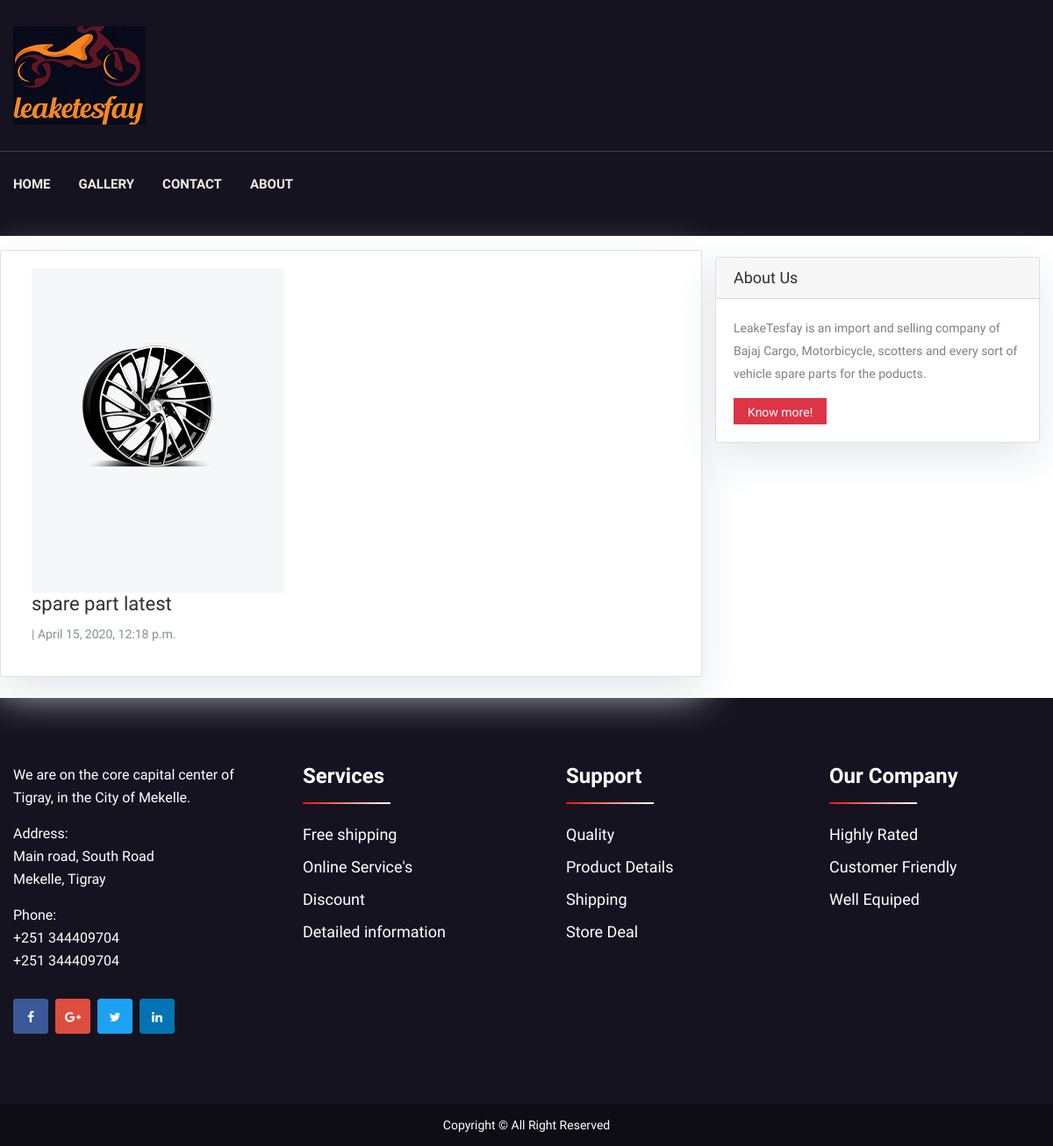
/post/spare-part-latest/, run on the app's committed database.
### blog/models.py (models this page shows, shortened)
class Post(models.Model):
    title = models.CharField(max_length=200, unique=True)
    image = models.ImageField(default='default.jpg', upload_to='profile_pics')
    slug = models.SlugField(max_length=200, unique=True)
    created_on = models.DateTimeField(auto_now_add=True)
    class Meta:
        ordering = ['created_on']

### blog/views.py (the view)
# urls.py: path('post/<slug:slug>/', views.PostDetail.as_view(), name='post_detail'),
class PostDetail(generic.DetailView):
    model = Post
    template_name = 'post_detail.html'

### blog/templates/post_detail.html
{% extends 'base.html' %}
{% block content %}
<div class="container">
  <div class="row">
    <div class="col-md-8 card mb-4  mt-3 left  top">
      <div class="card-body">
        <img src="{{ post.image.url }}" alt="">
        <h4>{% block title %} {{ object.title }} {% endblock title %}</h4>
        <p class=" text-muted">{{ post.author }} | {{ post.created_on }}</p>
      </div>
    </div>
    {% block sidebar %} {% include 'sidebar.html' %} {% endblock sidebar %}
  </div>
</div>
{% endblock content %}

### blog/static/blog/css/bundle.css (style rules this page uses)
body { font-family: 'Source Sans Pro', sans-serif; font-weight: 400; font-style: normal; font-size: 14px; color:#151320 ; }
img { max-width: 100%; -webkit-transition: all 0.3s ease-out 0s; transition: all 0.3s ease-out 0s; }
h1, h2, h3, h4, h5, h6 { font-weight: normal; color: #303030; margin-top: 0px; font-style: normal; font-weight: 400; font-family: "Source Sans Pro",sans-serif; }
h4 { font-size: 22px; }
p { font-size: 14px; font-weight: normal; line-height: 26px; color: #807f7f; margin-bottom: 15px; }

### blog/templates/sidebar.html (style rules this page uses)
.card { box-shadow: 0 16px 48px #E3E7EB; }

### data on the page
Post: image (picture), title "spare part latest", created_on "April 15, 2020, 12:18 p.m."
